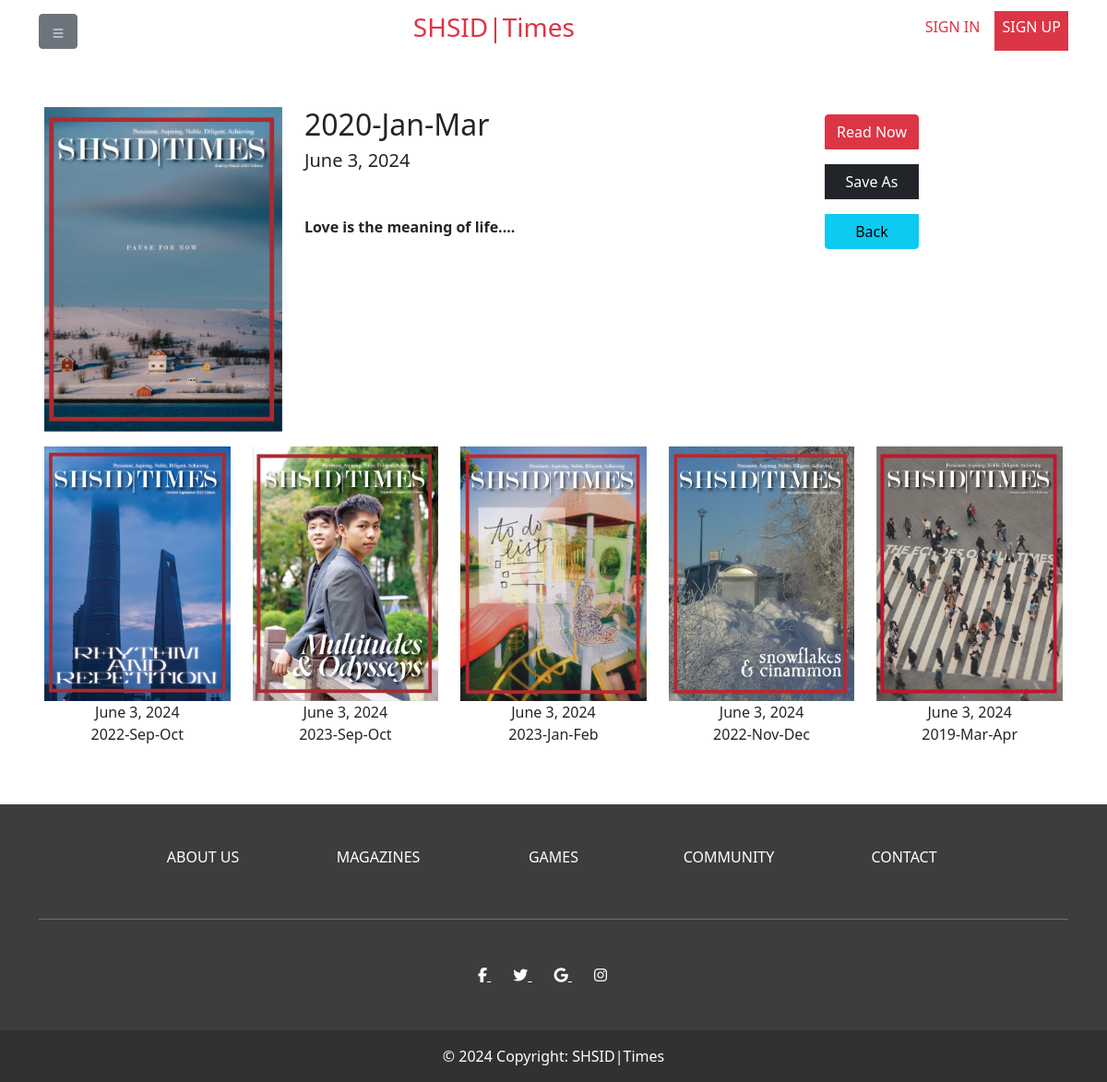
The page /magazine/3 on the database its author committed.
### magazines/models.py (models this page shows, shortened)
class Magazine(models.Model):
    title = models.CharField(max_length=100)
    genre = models.CharField(max_length=100)
    cover = models.ImageField(upload_to='cover', blank=True)
    upload_time = models.DateTimeField(auto_now_add=True)
    document = models.FileField(upload_to='library/')

### magazines/views.py (the view)
# urls.py: path('magazine/', include('magazines.urls')),
def magazine(request, magazine_id):
    assert isinstance(request, HttpRequest)
    mag = Magazine.objects.filter(id=magazine_id)[0]
    recents = Magazine.objects.filter(~Q(id=magazine_id)).order_by('-upload_time')[:5]
    return render(
        request,
        'magazine.html',
        {
            "title": "Magazine",
            "magazine": mag,
            "recent_issues": recents
        }
    )

### templates/magazine.html (shortened to what this page needs)
{% extends "layout.html" %}
{% block content %}
    <div class="m-5">
        <div class="row">
            <div class="col-3">
                <img src="/media/{{ magazine.cover }}" alt="Example Image" class="img-fluid">
            </div>
            <div class="col-6">
                <h2>{{ magazine.title }}</h2>
                <h5>{{ magazine.upload_time.date }}</h5>
                <p class="my-5"><strong>Love is the meaning of life....</strong></p>
            </div>
            <div class="col-2">
                <div class="btn-group-vertical">
                    <a class="btn btn-danger my-2" href="/media/{{ magazine.document }}">Read Now</a>
                    <a class="btn btn-dark my-2" download="" href="/media/{{ magazine.document }}">Save As</a>
                    <a type="button" class="btn btn-info my-2" href="{{ request.META.HTTP_REFERER }}">Back</a>
                </div>
            </div>
        </div>
        <div class="row">
            {% for issue in recent_issues %}
                <a class="col text-center text-dark row py-3 text-decoration-none" href="{% url 'magazine' issue.id %}">
                    <img src="/media/{{ issue.cover }}" alt="Image" class="col-12">
                    <span class="col-12">{{ issue.upload_time.date }}</span>
                    <span class="col-12">{{ issue.title }}</span>
                </a>
            {% endfor %}
        </div>
    </div>
{% endblock %}

### rows shown on the page
Magazine: cover (picture), title "2020-Jan-Mar", upload_time "June 3, 2024"
Magazine: cover (picture), upload_time "June 3, 2024", title "2022-Sep-Oct"
Magazine: cover (picture), upload_time "June 3, 2024", title "2023-Sep-Oct"
Magazine: cover (picture), upload_time "June 3, 2024", title "2023-Jan-Feb"
Magazine: cover (picture), upload_time "June 3, 2024", title "2022-Nov-Dec"
Magazine: cover (picture), upload_time "June 3, 2024", title "2019-Mar-Apr"
